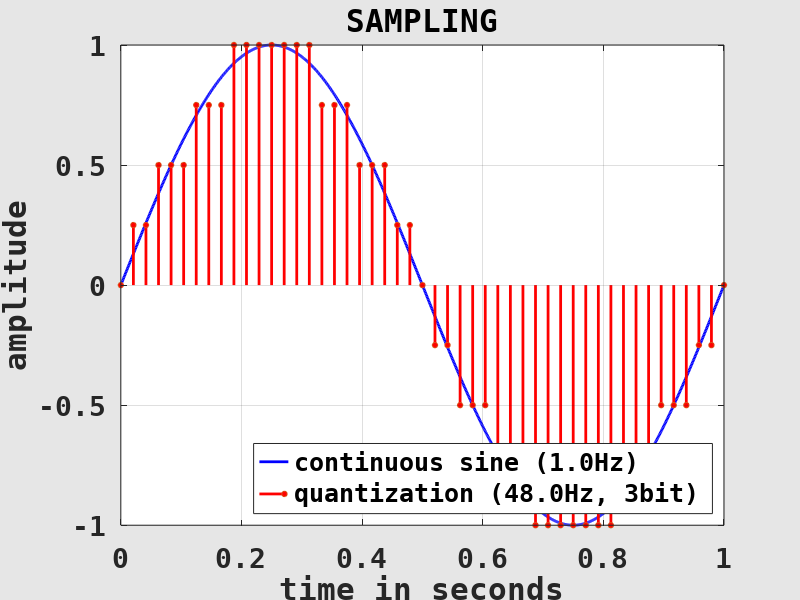

Recreate this plot in MATLAB.
clearvars( '-except', 'fig_sampling' );

	% prepare continuous sine signal
L = 1; % length in seconds

f = 1; % sine frequency
dt = 1/1000; % temporal resolution

t = linspace( 0, L, L/dt ); % "continuous" signal, TEST!
xt = sin( 2*pi*f * t );

	% quantize continuous signal
fS = 48; % sampling rate, TEST!
nS = 3; % bits per sample, TEST!

N = floor( L*fS + 1 ); % number of samples
i = 1:N; % sample indices

ti = (i-1) / fS; % discrete signal
xi = round( 2^(nS-1) * sin( 2*pi*f * ti ) ) / 2^(nS-1);

	% -----------------------------------------------------------------------
	% the following lines are not important for the lecture!
	% -----------------------------------------------------------------------
	
	% plot sampling
if exist( 'fig_sampling', 'var' ) ~= 1 || ~ishandle( fig_sampling ) % prepare figure window
	fig_sampling = figure( ...
		'Name', 'SAMPLING', ...
		'Color', [0.9, 0.9, 0.9], 'InvertHardcopy', 'off', ...
		'defaultAxesFontName', 'DejaVu Sans Mono', 'defaultAxesFontSize', 20, 'defaultAxesFontWeight', 'bold', ...
		'defaultAxesNextPlot', 'add', ...
		'defaultAxesBox', 'on', 'defaultAxesLayer', 'top', ...
		'defaultAxesXGrid', 'on', 'defaultAxesYGrid', 'on' );
end

figure( fig_sampling ); % set and clear current figure
clf( fig_sampling );

title( 'SAMPLING' );

xlabel( 'time in seconds' );
ylabel( 'amplitude' );

xlim( [0, L] ); % set axes
ylim( [-1, 1] );

plot( t, xt, ... % plot continuous signal
	'Color', 'blue', 'LineWidth', 2 );

stem( ti, xi, ... % plot discrete signal
	'Color', 'red', 'LineWidth', 2, 'MarkerSize', 4, 'MarkerFaceColor', 'red', ...
	'ShowBaseLine', 'off' );

legend( ... % show legend
	{sprintf( 'continuous sine (%.1fHz)', f ), sprintf( 'quantization (%.1fHz, %dbit)', fS, nS )}, ...
	'Location', 'southeast' );

	% write image
print( fig_sampling, 'sampling', '-depsc2' );
